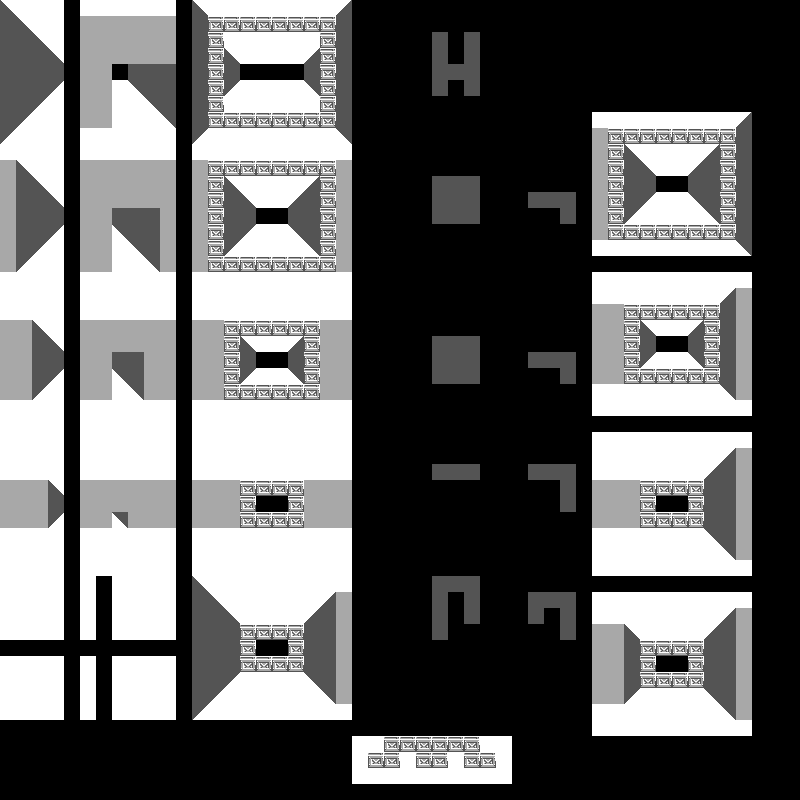

This is a level from a 2D game, rendered from its Tiled map with the project's own tilesets. A one-line summary and the map file follow, with tile-layer data summarised:
An orthogonal 50x50 tile map with 16x16 px tiles, 1 tile layer (Tile Layer 1).

<map version="1.9" tiledversion="1.9.2" orientation="orthogonal" renderorder="right-down" width="50" height="50" tilewidth="16" tileheight="16" infinite="0" nextlayerid="2" nextobjectid="1">
 <tileset firstgid="1" source="aiming_tileset.tsx" />
 <layer id="1" name="Tile Layer 1" width="50" height="50">
  <data>[2500 cells, 1389 non-empty, 7 distinct tile ids]</data>
 </layer>
</map>